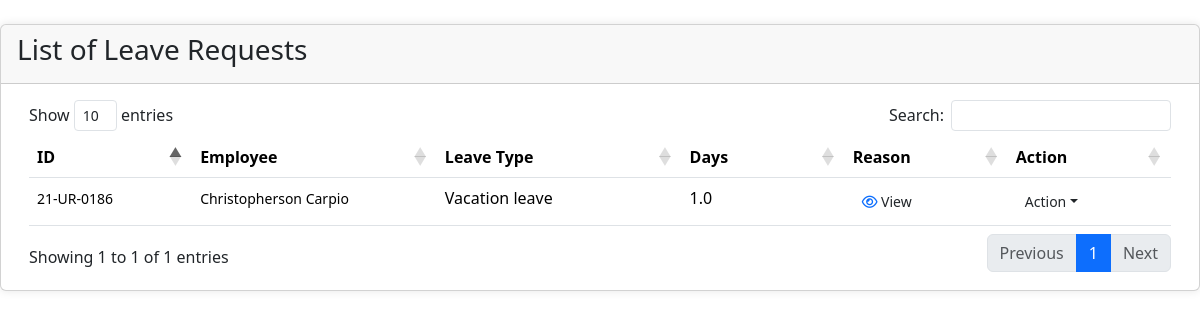
Page /admin/requests.php (signed in) on the earlier database version.
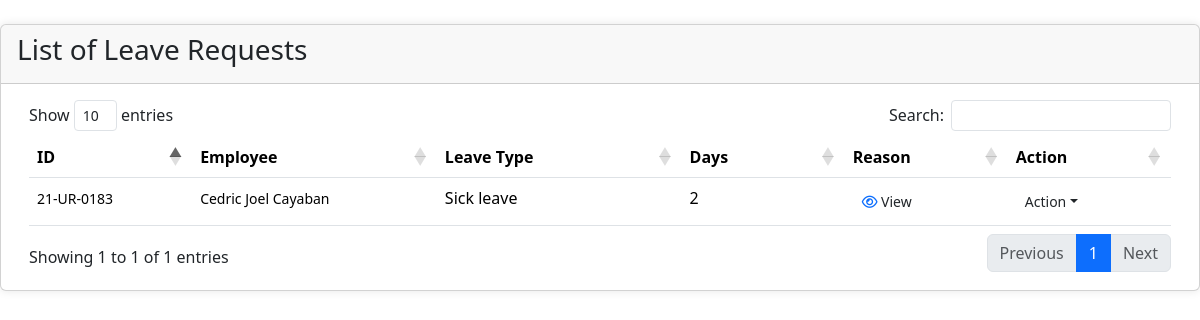
Same page on the later database version.
### tables this page shows
CREATE TABLE `employee_leave` (
  `leave_id` int(11) NOT NULL,
  `employee_id` varchar(20) NOT NULL,
  `leave_type` int(11) NOT NULL,
  `date` date NOT NULL,
  `status` varchar(50) NOT NULL,
  `reason` varchar(150) NOT NULL,
  `days` float NOT NULL,
  `credit_cost` float NOT NULL
);

CREATE TABLE `employee` (
  `employee_id` varchar(20) NOT NULL,
  `username` varchar(50) NOT NULL,
  `password` varchar(50) NOT NULL,
  `acc_status` varchar(50) NOT NULL,
  `fname` varchar(25) NOT NULL,
  `mname` varchar(255) NOT NULL,
  `lname` varchar(20) NOT NULL,
  `sick_credits` float DEFAULT NULL,
  `vacation_credits` float DEFAULT NULL,
  `birthdate` date NOT NULL,
  `contact` int(11) NOT NULL,
  `address` varchar(100) NOT NULL,
  `department` int(11) NOT NULL,
  `employee_type` int(11) NOT NULL,
  `academic_rank` int(11) DEFAULT NULL,
  `designation` int(11) DEFAULT NULL
);

CREATE TABLE `leave_type` (
  `type_id` int(11) NOT NULL,
  `leave_name` varchar(50) NOT NULL
);

### admin/requests.php (the view, shortened to what this page needs)
<?php
    require('../config.php');
?>
<!DOCTYPE html>
<html lang="en">
<head>
    <link rel="stylesheet" href="../css/contents.css?ver=0001">
    <link href="https://cdn.jsdelivr.net/npm/bootstrap@5.3.3/dist/css/bootstrap.min.css" rel="stylesheet">
    <link rel="stylesheet" type="text/css" href="https://cdn.datatables.net/1.11.5/css/dataTables.bootstrap4.min.css">
</head>
<body>
<div class="card card-outline card-primary mt-4" id="load-content">
	<div class="card-header d-flex justify-content-between">
		<h3 class="card-title">List of Leave Requests</h3>
	</div>
	<div class="card-body">
        <div class="container-fluid">
			<table id="tableData" class="table table-hover table-stripped">
				<colgroup>
                    <col width="10%">
					<col width="15%">
					<col width="15%">
					<col width="10%">
					<col width="10%">
					<col width="10%">
				</colgroup>
				<thead>
					<tr>
						<th>ID</th>
						<th>Employee</th>
						<th>Leave Type</th>
						<th>Days</th>
						<th>Reason</th>
						<th>Action</th>
					</tr>
				</thead>
				<tbody>
                        <?php
                            if(isset($_SESSION['department'])){
                                $adminDept = $_SESSION['department'];
                            }
                            $counter = 0;
                            $requestSql = $con -> query("SELECT * FROM
                            employee_leave
                            INNER JOIN employee ON employee_leave.employee_id=employee.employee_id
                            INNER JOIN leave_type ON employee_leave.leave_type = leave_type.type_id
                            WHERE employee_leave.status = 'Pending' AND employee.department = '$adminDept' ORDER BY leave_id DESC"
                            );
                            while($employee = $requestSql -> fetch_assoc()){
                            $counter++;
                        ?>
						<tr>
							<td>
                                <small><?=$employee['employee_id']?></small><br>
                            </td>
							<td>
							    <small><?=$employee['fname'] . ' ' . $employee['lname']?> </small>
                            </td>
							<td><?=$employee['leave_name']?></td>
							<td><?=$employee['days']?></td>
							<td>
                                <button class="btn btn-flat btn-default btn-sm view_application" type="button" data-reason="<?=$employee['reason']?>">
                                    <i class="fa fa-eye text-primary"></i> View
                                </button>
							</td>
							<td>
                            <div class="dropdown">
                                <button class="btn btn-flat btn-default btn-sm dropdown-toggle" onclick="toggleDropdown(<?=$counter?>)" aria-expanded="false">Action</button>
                            </div>
							</td>
						</tr>
                        <?php
                            }
                        ?>
				</tbody>
			</table>
		</div>
	</div>
</div>
</body>
</html>

Differences in the rows shown:
no longer on this page (row unchanged): employee_leave: employee.employee_id "21-UR-0186", employee.fname "Christopherson", employee.lname "Carpio", leave_type.leave_name "Vacation leave", days "1.0"
added employee_leave: employee.employee_id "21-UR-0183", employee.fname "Cedric Joel", employee.lname "Cayaban", leave_type.leave_name "Sick leave", days "2"
